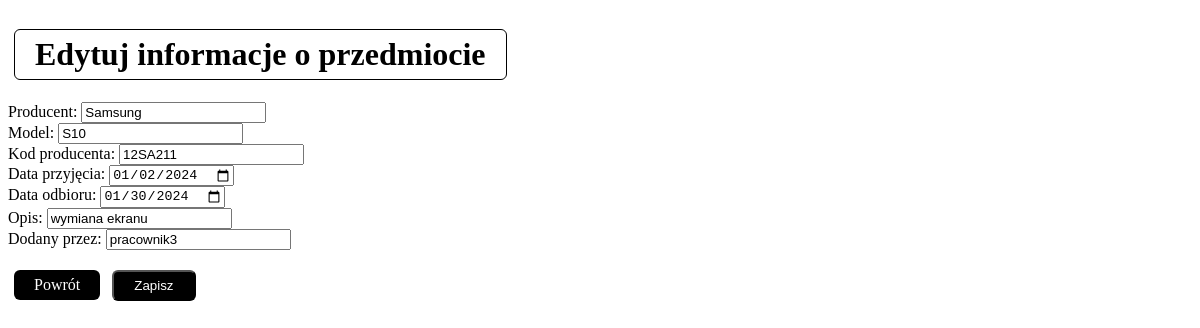
/edytuj.php?id=1 (signed in), run on the app's committed database.
### tables this page shows
CREATE TABLE `naprawy` (
  `id` int(11) NOT NULL,
  `Producent` text NOT NULL,
  `Model` text NOT NULL,
  `Kod producenta` text NOT NULL,
  `Data przyjęcia` text NOT NULL,
  `Data odbioru` text NOT NULL,
  `Opis` text NOT NULL,
  `Dodany przez` text NOT NULL
);

### edytuj.php (the view, shortened to what this page needs)
<!DOCTYPE HTML>
<html lang="pl">
<head>
<h1> Edytuj informacje o przedmiocie</h1>
<?php
require_once "connect.php";
$polaczenie = new mysqli($host, $user, $password, $name);
if (isset($_GET['id']) && is_numeric($_GET['id'])) {
    $id = $_GET['id'];
    $query = "SELECT * FROM naprawy WHERE id = $id";
    $result = $polaczenie->query($query);
    $row = $result->fetch_assoc();
    echo "<form action='edytuj.php?id=" . $id . "' method='post'>";
    echo "Producent: <input type='text' name='Producent' value='" . $row["Producent"] . "'><br>";
    echo "Model: <input type='text' name='Model' value='" . $row["Model"] . "'><br>";
    echo "Kod producenta: <input type='text' name='Kod_producenta' value='" . $row["Kod producenta"] . "'><br>";
    echo "Data przyjęcia: <input type='date' name='Data_przyjecia' value='" . $row["Data przyjęcia"] . "'><br>";
    echo "Data odbioru: <input type='date' name='Data_odbioru' value='" . $row["Data odbioru"] . "'><br>";
    echo "Opis: <input type='text' name='Opis' value='" . $row["Opis"] . "'><br>";
    echo "Dodany przez: <input type='text' name='Dodany_przez' value='" . $row["Dodany przez"] . "'><br>";
	echo "<a href='naprawy.php' class='button'>Powrót</a>";
	echo "<input type='submit' value='Zapisz'>";
    echo "</form>";
}
?>

### edytuj.php (style rules this page uses)
h1 { display: inline-block; padding: 6px 20px; background-color: white; color: black; text-align: center; text-decoration: none; border-radius: 6px; border: 1px solid black; margin-left: 6px; margin-right: 6px; }
.button { display: inline-block; padding: 6px 20px; background-color: black; color: white; text-align: center; text-decoration: none; border-radius: 6px; margin-left: 6px; margin-right: 6px; margin-top: 20px; }
input[type="submit"] { display: inline-block; padding: 6px 20px; background-color: black; color: white; text-align: center; text-decoration: none; border-radius: 6px; margin-left: 6px; margin-right: 6px; margin-top: 20px; }

### data on the page
naprawy: Producent "Samsung", Model "S10", Kod_producenta "12SA211", Data_przyjecia "01/02/2024", Data_odbioru "01/30/2024", Opis "wymiana ekranu", Dodany_przez "pracownik3"
